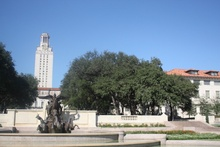
%> input picture uttower_left.JPG, 220 x 147 px, shrunk from 1024 x 683 before the run
$ octave main.m   (GNU Octave 9; MATLAB toolbox functions it lacks are replaced by stand-ins)
%> lines starting %> are read from the running program, lines starting %| are printed output that depends on the picture; in (x1, y1, x2, y2) boxes, pixels count from 0 and x2, y2 are one past the last pixel; in counts of white or black regions, pixels touching at a corner belong together; the program's own positions count from 1
% Matlab R2013a

clc; clear all; close all;

%% Settings
Threshold_R = 1/1000;               % threshold for corner response R
sigma = 1;
k = 0.12;
Threshold_C = 0.87;                 % threshold for correlation
RANSAC_8point_times = 10;
Threshold_RANSAC_eF = 0.1;
Threshold_RANSAC_selectpoints = 0.1;
Threshold_RANSAC_F_final = 0.1;

%
%% Load both images & detect corners to extract patches
%
for pic = 1:2
    if pic == 1
        IMG = imread('uttower_left.jpg');       % read source JPEG image into 3D array
%> IMG is the input picture: size 147x220x3 uint8; mean R, G, B 121.8, 140, 159
    else
        IMG = imread('uttower_right.jpg');
    end
    IMG_hsv = rgb2hsv(IMG);                     % convert image from RGB to HSV
%> IMG_hsv: size 147x220x3 double; mean H, S, V 0.382, 0.287, 0.657

    IMG_hsv_value = IMG_hsv(:,:,3);             % gray scale value
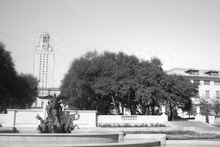
%> IMG_hsv_value: size 147x220 double; min 0.0196, max 1, mean 0.657
    [Ix, Iy] = gradient(IMG_hsv_value);         % Shifts
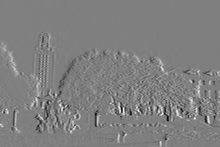
%> Ix: size 147x220 double; min -0.441, max 0.441, mean 0.0015; drawn with min black and max white
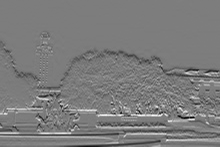
%> Iy: size 147x220 double; min -0.455, max 0.476, mean -0.00138; drawn with min black and max white

    Ix2 = Ix.^2;
    Iy2 = Iy.^2;
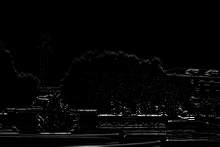
%> Iy2: size 147x220 double; min 0, max 0.227, mean 0.00473; drawn with min black and max white
    Ixy = Ix.*Iy;

    % Window Function
    windowsize = 3*sigma;
    [Wx, Wy] = meshgrid(-windowsize : windowsize, -windowsize : windowsize);
    w = exp(-(Wx .^ 2 + Wy .^ 2) / (2 * sigma ^ 2));

    % Convolutions
    A = conv2(w, Ix2);
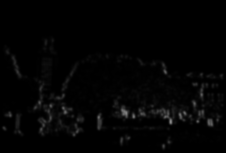
%> A: size 153x226 double; min 0, max 0.54, mean 0.015
    B = conv2(w, Iy2);
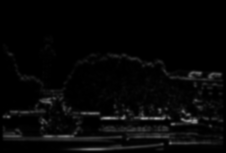
%> B: size 153x226 double; min 0, max 0.625, mean 0.0278
    C = conv2(w, Ixy);

    [x,y] = size(IMG_hsv_value);                % x,y is the width and length of the image
%> x = 147; y = 220
    R = zeros(x, y);                            % Initialize Corner response R
    % Loop for each pixel
    for xRows = 1:x
        for yColumns = 1:y
            M = [A(xRows, yColumns), C(xRows, yColumns); C(xRows, yColumns), B(xRows, yColumns)];   % get M at each pixel
            R(xRows,yColumns) = det(M) - k * (trace(M) ^ 2);                                        % compute R at each pixel
        end
    end
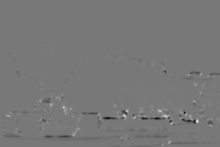
%> R: size 147x220 double; min -0.0425, max 0.0474, mean -0.000119; drawn with min black and max white

    IMG_result = IMG;

    count = 1;
    for xRows = 3:x-2
        for yColumns = 3:y-2
            Local = [R(xRows-1, yColumns), R(xRows+1, yColumns), R(xRows, yColumns-1), R(xRows, yColumns+1)];
            if ((R(xRows, yColumns) > Threshold_R) && (R(xRows, yColumns) > max(Local)))
            % For those corner response R larger than Threshold and also local maximum
                IMG_result(xRows, yColumns, :) = [0, 0, 255];       % Mark corner point by blue
                if pic == 1
                    IMG_Left_corners(count, 1) = xRows;
                    IMG_Left_corners(count, 2) = yColumns;
                else
                    IMG_Right_corners(count, 1) = xRows;
                    IMG_Right_corners(count, 2) = yColumns;
                end
                for xPatche = -2:2
                    for yPatche = -2:2
                        if pic == 1
                            Patches_left(count, xPatche+3, yPatche+3) = IMG_hsv_value(xRows+xPatche, yColumns+yPatche);
                        else
                            Patches_right(count, xPatche+3, yPatche+3) = IMG_hsv_value(xRows+xPatche, yColumns+yPatche);
                        end
                    end
                end
                count = count + 1;
            end
        end
    end
%> IMG_result: size 147x220x3 uint8; 0.58% of pixels changed, all inside (x1, y1, x2, y2) = (4, 56, 218, 145)
%> after the loop, IMG_Left_corners = 187 rows, first 12: [57 121; 65 144; 65 153; 69 17; 70 165; 74 202; 75 201; 76 171; 76 190; 77 23; 77 209; 77 213]; count = 188

    if pic == 1
        corner_count_left = count-1;                                % Corner deceted mount
%> corner_count_left = 187
    else
        conrner_count_right = count-1;
    end

    % show results
    figure('Name', 'Corner Detected');
    imshow(IMG_result);
end
%> pass 2 of the loop `for pic = 1:2`:
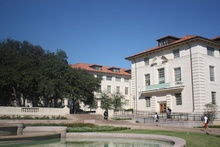
%> input picture uttower_right.JPG, 220 x 147 px, shrunk from 1024 x 683 before the run
%> IMG is the input picture: size 147x220x3 uint8; mean R, G, B 107.7, 118.9, 132
%> IMG_hsv: size 147x220x3 double; mean H, S, V 0.325, 0.288, 0.555
%> `C = conv2(w, Ixy);`:
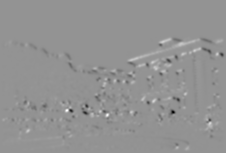
%> C: size 153x226 double; min -0.286, max 0.21, mean -0.000426; drawn with min black and max white
%> after the loop `for xRows = 1:x`:
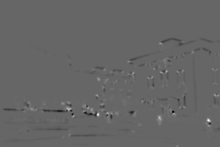
%> R: size 147x220 double; min -0.0244, max 0.0363, mean -6.62e-05; drawn with min black and max white
%> after the loop `for xRows = 3:x-2`: IMG_Right_corners = 182 rows, first 12: [42 183; 44 161; 53 193; 55 184; 57 175; 59 168; 60 182; 61 160; 61 166; 62 70; 62 129; 62 165]; count = 183
%> conrner_count_right = 182

%
%% Computing correlation & selcet top
%
count = 1;
for xLeft = 1:corner_count_left
    for yRight = 1:conrner_count_right
        c_value = corr2(Patches_left(xLeft,:,:), Patches_right(yRight,:,:));
        if c_value > Threshold_C
        % Record those correlation larger than Threshold(top)
            correlation(count, 1) = xLeft;      % corner point in the left image(in raster scan order)
            correlation(count, 2) = yRight;     % corner point in the right image(in raster scan order)
            correlation(count, 3) = c_value;    % correlation value
            count = count + 1
        end
    end
end
%> after the loop, correlation = 182 rows, first 12: [1 66 0.879; 1 95 0.895; 4 3 0.877; 4 10 0.954; 4 45 0.893; 9 30 0.919; 10 181 0.959; 11 30 0.908; 13 33 0.9; 17 40 0.885; 17 41 0.883; 17 42 0.873]
correlation_pairs_count = count -1;
%> correlation_pairs_count = 182

count = 1;
for pair = 1:correlation_pairs_count            % loop each pair
    max_flag = 1;
    for check = 1:correlation_pairs_count       % make sure one point only be paired once
        if (correlation(pair, 1) == correlation(check, 1))&&(correlation(pair, 3) < correlation(check, 3))
            max_flag = 0;
            break
        end
        if (correlation(pair, 2) == correlation(check, 2))&&(correlation(pair, 3) < correlation(check, 3))
            max_flag = 0;
            break
        end
    end
    if max_flag
        correlation_pairs(count, 1) = correlation(pair, 1);
        correlation_pairs(count, 2) = correlation(pair, 2);
        correlation_pairs(count, 3) = correlation(pair, 3);
        count = count + 1;
        correlation_pairs
    end
end
%> this loop made 182 passes
%> after the loop, correlation_pairs = 35 rows, first 12: [1 95 0.895; 4 10 0.954; 9 30 0.919; 10 181 0.959; 13 33 0.9; 17 40 0.885; 20 41 0.976; 26 3 0.962; 27 70 0.942; 28 61 0.921; 41 150 0.96; 63 88 0.898]; count = 36
correlation_pairs_count = count - 1;
%> correlation_pairs_count = 35

%
%% 8-point RANSAC
%
for RANSAC_8point = 1:RANSAC_8point_times
    Rand_points = randi([1 correlation_pairs_count],1,8);
    for count = 1:8
        x_o(count,:) = IMG_Left_corners(correlation_pairs(Rand_points(count), 1), :);
        x_p(count,:) = IMG_Right_corners(correlation_pairs(Rand_points(count), 2), :);
    end
    UV = [x_o(1,1)*x_p(1,1), x_o(1,1)*x_p(1,2), x_o(1,1), x_o(1,2)*x_p(1,1), x_o(1,2)*x_p(1,2), x_o(1,2), x_p(1,1), x_p(1,2);
          x_o(2,1)*x_p(2,1), x_o(2,1)*x_p(2,2), x_o(2,1), x_o(2,2)*x_p(2,1), x_o(2,2)*x_p(2,2), x_o(2,2), x_p(2,1), x_p(2,2);
          x_o(3,1)*x_p(3,1), x_o(3,1)*x_p(3,2), x_o(3,1), x_o(3,2)*x_p(3,1), x_o(3,2)*x_p(3,2), x_o(3,2), x_p(3,1), x_p(3,2);
          x_o(4,1)*x_p(4,1), x_o(4,1)*x_p(4,2), x_o(4,1), x_o(4,2)*x_p(4,1), x_o(4,2)*x_p(4,2), x_o(4,2), x_p(4,1), x_p(4,2);
          x_o(5,1)*x_p(5,1), x_o(5,1)*x_p(5,2), x_o(5,1), x_o(5,2)*x_p(5,1), x_o(5,2)*x_p(5,2), x_o(5,2), x_p(5,1), x_p(5,2);
          x_o(6,1)*x_p(6,1), x_o(6,1)*x_p(6,2), x_o(6,1), x_o(6,2)*x_p(6,1), x_o(6,2)*x_p(6,2), x_o(6,2), x_p(6,1), x_p(6,2);
          x_o(7,1)*x_p(7,1), x_o(7,1)*x_p(7,2), x_o(7,1), x_o(7,2)*x_p(7,1), x_o(7,2)*x_p(7,2), x_o(7,2), x_p(7,1), x_p(7,2);
          x_o(8,1)*x_p(8,1), x_o(8,1)*x_p(8,2), x_o(8,1), x_o(8,2)*x_p(8,1), x_o(8,2)*x_p(8,2), x_o(8,2), x_p(8,1), x_p(8,2)];
    F = UV\[-1,-1,-1,-1,-1,-1,-1,-1]';
    F_matrix{RANSAC_8point} = [F(1), F(2), F(3); F(4), F(5), F(6); F(7), F(8), 1];
    F_matrix_weight{RANSAC_8point} = 0;
    for count = 1:correlation_pairs_count
        Xt = [IMG_Left_corners(correlation_pairs(count, 1), 1), IMG_Left_corners(correlation_pairs(count, 1), 2), 1];
        Xp = [IMG_Right_corners(correlation_pairs(count, 2), 1); IMG_Right_corners(correlation_pairs(count, 2), 2); 1];
        if abs(Xt*F_matrix{RANSAC_8point}*Xp) < Threshold_RANSAC_eF
            F_matrix_weight{RANSAC_8point} = F_matrix_weight{RANSAC_8point} + 1;
        end
    end
end
%> after the loop, F_matrix = 10 items; F_matrix_weight = {19, 33, 31, 34, 26, 32, 31, 30, 33, 34}; x_o = [134 78; 117 166; 111 46; 122 198; 95 212; 128 147; 128 162; 130 169]; x_p = [55 184; 109 68; 110 69; 115 98; 90 113; 120 48; 121 54; 87 163]
M_value = 0;
for count = 1:RANSAC_8point_times               % Find a F_Matrix which fixes most
    if F_matrix_weight{count} > M_value
        M_value = F_matrix_weight{count};
        M_num = count;
    end
end
%> this loop made 10 passes
%> M_value on passes 1, 2, 4: 19, 33, 34
%> after the loop, M_num = 4

selcet_pairs_count = 1;
for count = 1:correlation_pairs_count
    Xt = [IMG_Left_corners(correlation_pairs(count, 1), 1), IMG_Left_corners(correlation_pairs(count, 1), 2), 1];
    Xp = [IMG_Right_corners(correlation_pairs(count, 2), 1); IMG_Right_corners(correlation_pairs(count, 2), 2); 1];
    if abs(Xt*F_matrix{M_num}*Xp) < Threshold_RANSAC_selectpoints
        selcet_pairs(selcet_pairs_count, :) = correlation_pairs(count, :);
        selcet_pairs_count = selcet_pairs_count + 1;
    end
end
%> this loop made 35 passes
%> (Xt, Xp) on passes 1 to 12: ([57 121 1], [105; 45; 1]), ([69 17 1], [62; 70; 1]), ([76 190 1], [73; 112; 1]), ([77 23 1], [136; 70; 1]), ([78 214 1], [74; 116; 1]), ([85 205 1], [80; 108; 1]), ([86 215 1], [81; 107; 1]), ([95 201 1], [53; 193; 1]), ([95 210 1], [96; 216; 1]), ([95 212 1], [90; 113; 1]), ([104 39 1], [115; 110; 1]), ([110 166 1], [103; 69; 1])
%> after the loop, selcet_pairs = 34 rows, first 12: [1 95 0.895; 9 30 0.919; 10 181 0.959; 13 33 0.9; 17 40 0.885; 20 41 0.976; 26 3 0.962; 27 70 0.942; 28 61 0.921; 41 150 0.96; 63 88 0.898; 66 94 0.898]
selcet_pairs_count = selcet_pairs_count - 1;
%> selcet_pairs_count = 34

%
%% 8-point RANSAC with select pairs
%
for RANSAC_8point = 1:RANSAC_8point_times
    Rand_points = randi([1 selcet_pairs_count],1,8);
    for count = 1:8
        x_o(count,:) = IMG_Left_corners(selcet_pairs(Rand_points(count), 1), :);
        x_p(count,:) = IMG_Right_corners(selcet_pairs(Rand_points(count), 2), :);
    end
    UV = [x_o(1,1)*x_p(1,1), x_o(1,1)*x_p(1,2), x_o(1,1), x_o(1,2)*x_p(1,1), x_o(1,2)*x_p(1,2), x_o(1,2), x_p(1,1), x_p(1,2);
          x_o(2,1)*x_p(2,1), x_o(2,1)*x_p(2,2), x_o(2,1), x_o(2,2)*x_p(2,1), x_o(2,2)*x_p(2,2), x_o(2,2), x_p(2,1), x_p(2,2);
          x_o(3,1)*x_p(3,1), x_o(3,1)*x_p(3,2), x_o(3,1), x_o(3,2)*x_p(3,1), x_o(3,2)*x_p(3,2), x_o(3,2), x_p(3,1), x_p(3,2);
          x_o(4,1)*x_p(4,1), x_o(4,1)*x_p(4,2), x_o(4,1), x_o(4,2)*x_p(4,1), x_o(4,2)*x_p(4,2), x_o(4,2), x_p(4,1), x_p(4,2);
          x_o(5,1)*x_p(5,1), x_o(5,1)*x_p(5,2), x_o(5,1), x_o(5,2)*x_p(5,1), x_o(5,2)*x_p(5,2), x_o(5,2), x_p(5,1), x_p(5,2);
          x_o(6,1)*x_p(6,1), x_o(6,1)*x_p(6,2), x_o(6,1), x_o(6,2)*x_p(6,1), x_o(6,2)*x_p(6,2), x_o(6,2), x_p(6,1), x_p(6,2);
          x_o(7,1)*x_p(7,1), x_o(7,1)*x_p(7,2), x_o(7,1), x_o(7,2)*x_p(7,1), x_o(7,2)*x_p(7,2), x_o(7,2), x_p(7,1), x_p(7,2);
          x_o(8,1)*x_p(8,1), x_o(8,1)*x_p(8,2), x_o(8,1), x_o(8,2)*x_p(8,1), x_o(8,2)*x_p(8,2), x_o(8,2), x_p(8,1), x_p(8,2)];
    F = UV\[-1,-1,-1,-1,-1,-1,-1,-1]';
    F_matrix{RANSAC_8point} = [F(1), F(2), F(3); F(4), F(5), F(6); F(7), F(8), 1];
    F_matrix_weight{RANSAC_8point} = 0;
    for count = 1:selcet_pairs_count
        Xt = [IMG_Left_corners(selcet_pairs(count, 1), 1), IMG_Left_corners(selcet_pairs(count, 1), 2), 1];
        Xp = [IMG_Right_corners(selcet_pairs(count, 2), 1); IMG_Right_corners(selcet_pairs(count, 2), 2); 1];
        if abs(Xt*F_matrix{RANSAC_8point}*Xp) < Threshold_RANSAC_F_final
            F_matrix_weight{RANSAC_8point} = F_matrix_weight{RANSAC_8point} + 1;
        end
    end
end
%> after the loop, F_matrix_weight = {31, 21, 31, 25, 33, 25, 28, 27, 32, 21}; x_o = [110 203; 76 190; 104 39; 95 212; 138 122; 110 203; 104 39; 111 46]; x_p = [104 104; 73 112; 115 110; 90 113; 131 21; 104 104; 115 110; 110 69]
M_value = 0;
for count = 1:RANSAC_8point_times               % Find the result F_Matrix which fixes most
    if F_matrix_weight{count} > M_value
        M_value = F_matrix_weight{count};
        M_num = count;
    end
end
%> this loop made 10 passes
%> M_value on passes 1, 5: 31, 33
%> after the loop, M_num = 5

F_matrix_final = F_matrix{M_num}
%> F_matrix_final = [4.25e-05 1.4e-05 -0.00511; 2.01e-05 7.09e-06 -0.00247; -0.00827 -0.0028 1]
